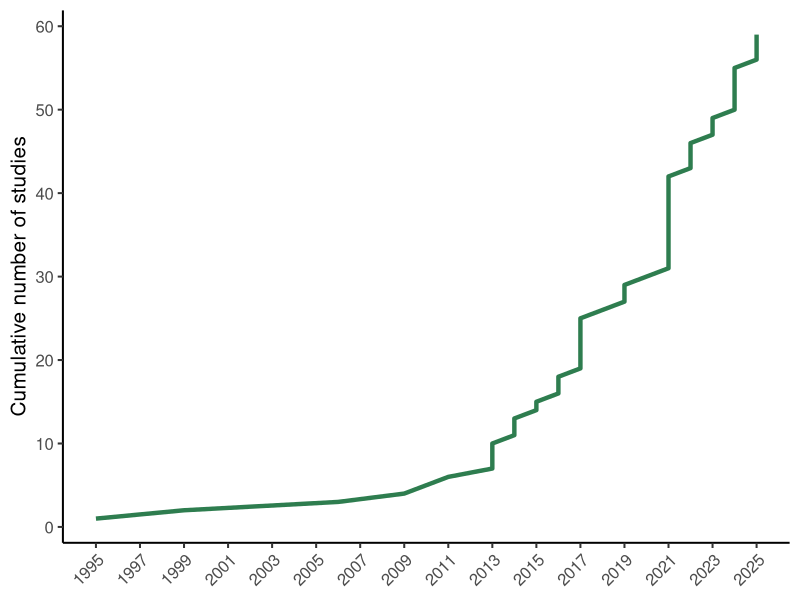
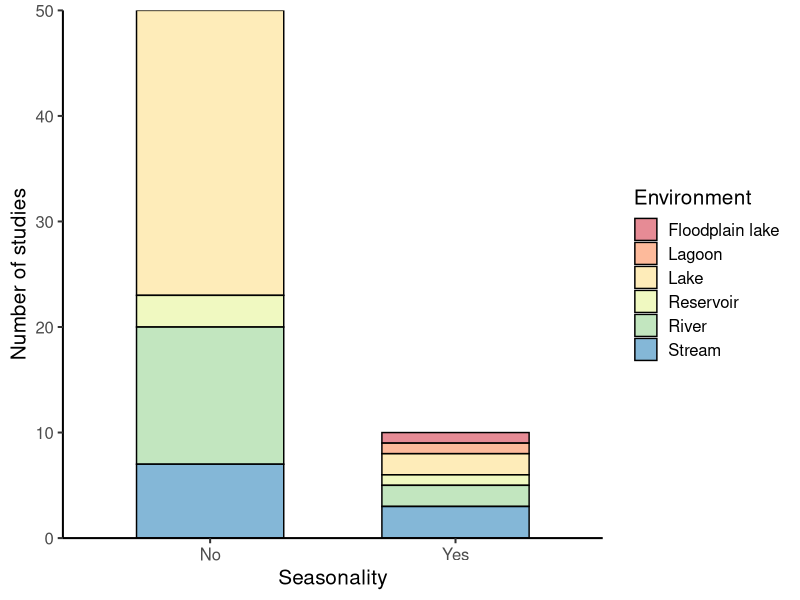
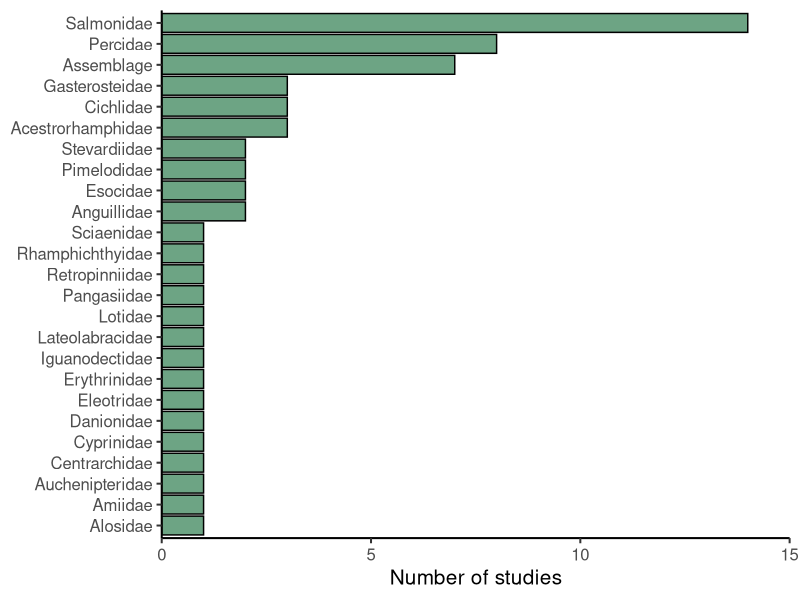
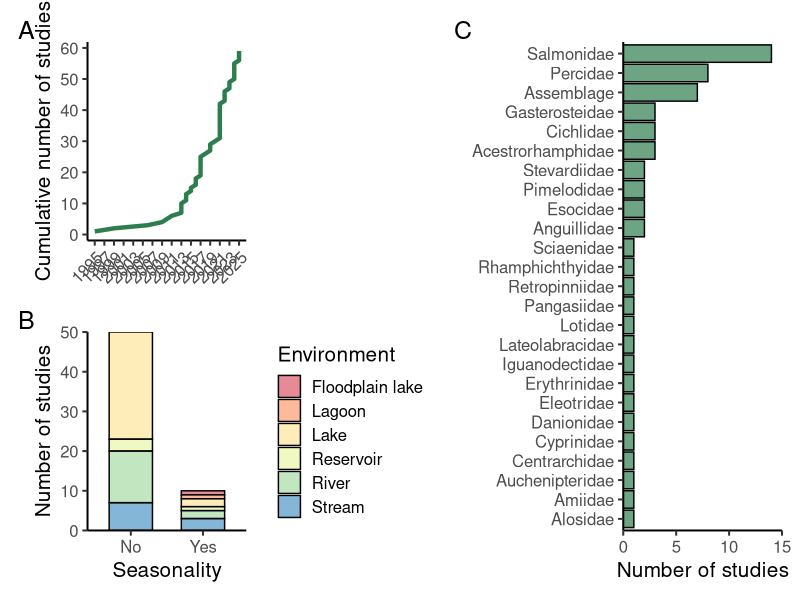

Write R code to recreate these figures, in order.
library(tidyverse)
library(readxl)
library(patchwork)
scopus = read_excel("scopus.xlsx", sheet = "studies")
str(scopus)

fig4_A <- scopus |>
  arrange(Year) |>
  mutate(cumulative = row_number()) |>
  ggplot(aes(x = Year, y = cumulative)) +
  geom_line(color = "#2e7d4f", linewidth = 1.5) +
  scale_x_continuous(breaks = seq(1995, 2025, by = 2)) +
  scale_y_continuous(breaks = seq(0, 60, by = 10)) +
  labs(
    x = NULL,
    y = "Cumulative number of studies"
  ) +
  theme_classic(15) +
  theme(axis.text.x = element_text(angle = 45, hjust = 1))

fig4_A

fig4_B = scopus |>
  filter(was_seasonality_studied %in% c("No", "Yes")) |>
  separate_longer_delim(environment, delim = " & ") |>
  ggplot(aes(x = was_seasonality_studied, 
             fill = environment)) +
  geom_bar(alpha = 0.6, width = 0.6, color = "black") +
  scale_fill_brewer(palette = "Spectral") +
  scale_y_continuous(expand = c(0, 0)) +
  labs(
    x = "Seasonality",
    y = "Number of studies",
    fill = "Environment"
  ) +
  theme_classic(base_size = 15)

fig4_B

fig4_C = scopus |>
  separate_longer_delim(fish_family, delim = " & ") |>
  count(fish_family, sort = TRUE) |>
  mutate(fish_family = fct_reorder(fish_family, n)) |>
  ggplot(aes(x = n, y = fish_family)) +
  geom_bar(stat = "identity", fill = "#2e7d4f",
           color = "black", alpha = 0.7) +
  labs(
    x = "Number of studies",
    y = NULL
  ) +
  theme_classic(base_size = 15)+
  scale_x_continuous(expand = c(0,0), limits = c(0,15),
                     breaks = seq(0,15, by = 5))

fig4_C

fig4 <- ((fig4_A / fig4_B) | fig4_C) +
  plot_annotation(tag_levels = "A")

ggsave("fig4.png", plot = fig4, dpi = 300, width = 14, height = 8)
